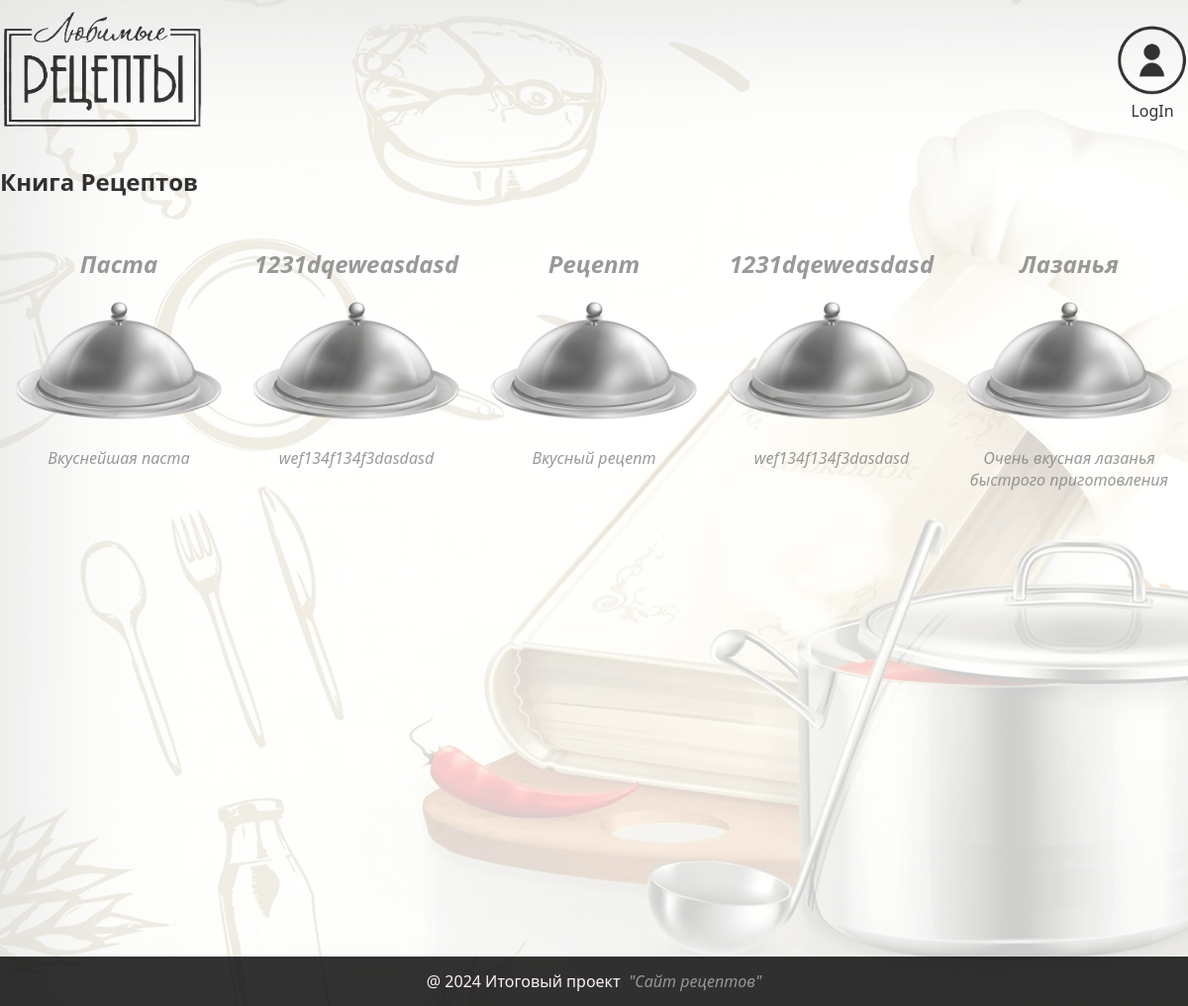
The page / on the database its author committed.
### recipesapp/models.py (models this page shows, shortened)
class Recipe(models.Model):
    name = models.CharField(max_length=100, blank=False)
    description = models.TextField(blank=False)
    steps = models.TextField(blank=False)
    cooking_time = models.IntegerField(blank=False)
    image = models.ImageField(upload_to='recipes_photo/', blank=True)
    author = models.CharField(max_length=50)

### recipesapp/views.py (the view)
# urls.py: path("", main_index, name='index'),
def main_index(request: HttpRequest):
    recipes = list(Recipe.objects.all())
    random_recipes = random.sample(recipes, min(len(recipes), 5))
    return render(request, 'recipesapp/main_index.html', {'recipes': random_recipes})

### recipesapp/templates/recipesapp/main_index.html (shortened to what this page needs)
{% extends 'recipesapp/base.html' %}
{% load static %}
{% block main %}
    <section class="main_block">
        <div class="fixed-container">
            <h1>Книга Рецептов </h1>
            <div class="recipes-short">
                {% for recipe in recipes %}
                    <a href="{% url 'recipesapp:detail_recipe' pk=recipe.pk %}">
                        <h2>{{ recipe.name }}</h2>
                        <br>
                        {% if not recipe.image %}
                            <img src="{% static 'img/default_img.png' %}" alt="img" height="120px">
                            {% else %}
                            <img src="{{ recipe.image.url }}" alt="img" height="120px">
                        {% endif %}
                        <br>
                        <br>
                        <p>{{ recipe.description }}</p>
                    </a>
                {% endfor %}
            </div>
        </div>
    </section>
{% endblock %}

### recipesapp/templates/recipesapp/base.html (shortened to what this page needs)
{% load static %}
<!DOCTYPE html>
<html lang="en">
<head>
    <link href="{% static 'css/stylesheet.css' %}" rel="stylesheet">
</head>
<body>
<header>
    <div class="fixed-container">
        <div class="main-image">
            <a title="На главную страницу" href="{% url 'recipesapp:index' %}">
                <img src="{% static 'img/main1.png' %}" alt="main-image" >
            </a>
        </div>
        {% if user.is_authenticated %}
            <div>
                <h2>Добро пожаловать, {{ user.username }}</h2>
                <p><a href="{% url 'recipesapp:add_recipe' %}">Добавить новый рецепт</a></p>
            </div>
            <div>
                <a href="{% url 'recipesapp:user_logout' %}" title="Выйти из профиля">
                    <img src="{% static 'img/logOut1.png' %}" alt="log-out" width="72px">
                </a>
            <p class="center">LogOut</p>
            </div>
        {% else %}
            <div>
                <a href="{% url 'recipesapp:user_login' %}" title="Войти" >
                    <img src="{% static 'img/logIn.png' %}" alt="log-in" width="72px">
                </a>
            <p class="center">LogIn</p>
            </div>
        {% endif %}
    </div>
</header>
{% block main %}{% endblock %}
<footer>
    <div class="fixed-container">
        &#64 2024 Итоговый проект &nbsp; <a href="#" class= 'a-foot' title="О сайте"> "Сайт рецептов"</a>
    </div>
</footer>
</body>
</html>

### static/css/stylesheet.css (style rules this page uses)
* { font-family: "Segoe UI", system-ui, sans-serif; margin: 0; padding: 0; }
a { text-decoration: none; color: gray; font-style: italic; }
body { background-color: white; opacity: 0.8; }
header { max-width: 1200px; margin: auto; padding: 10px 0 30px 0; }
header > div { display: flex; justify-content: space-between; align-items: center; }
.fixed-container { max-width: 1200px; height: 100%; margin-left: auto; margin-right: auto; }
.main_block { height: 800px; max-width: 1200px; margin: auto; }
.recipes-short { display: flex; justify-content: space-between; margin: 40px 0 ; }
.recipes-short > a { width: 300px; align-content: space-between; max-height: 400px; text-align: center; padding: 10px 0; }
footer { background-color: black; color: #fff0f5; height: 50px; }
footer > div { display: flex; justify-content: center; align-items: center; }
.center { display: flex; justify-content: center; align-items: center; }

### rows shown on the page
Recipe: name "Паста", image (placeholder picture), description "Вкуснейшая паста"
Recipe: name "1231dqeweasdasd", image (placeholder picture), description "wef134f134f3dasdasd"
Recipe: name "Рецепт", image (placeholder picture), description "Вкусный рецепт"
Recipe: name "1231dqeweasdasd", image (placeholder picture), description "wef134f134f3dasdasd"
Recipe: name "Лазанья", image (placeholder picture), description "Очень вкусная лазанья быстрого приготовления"
